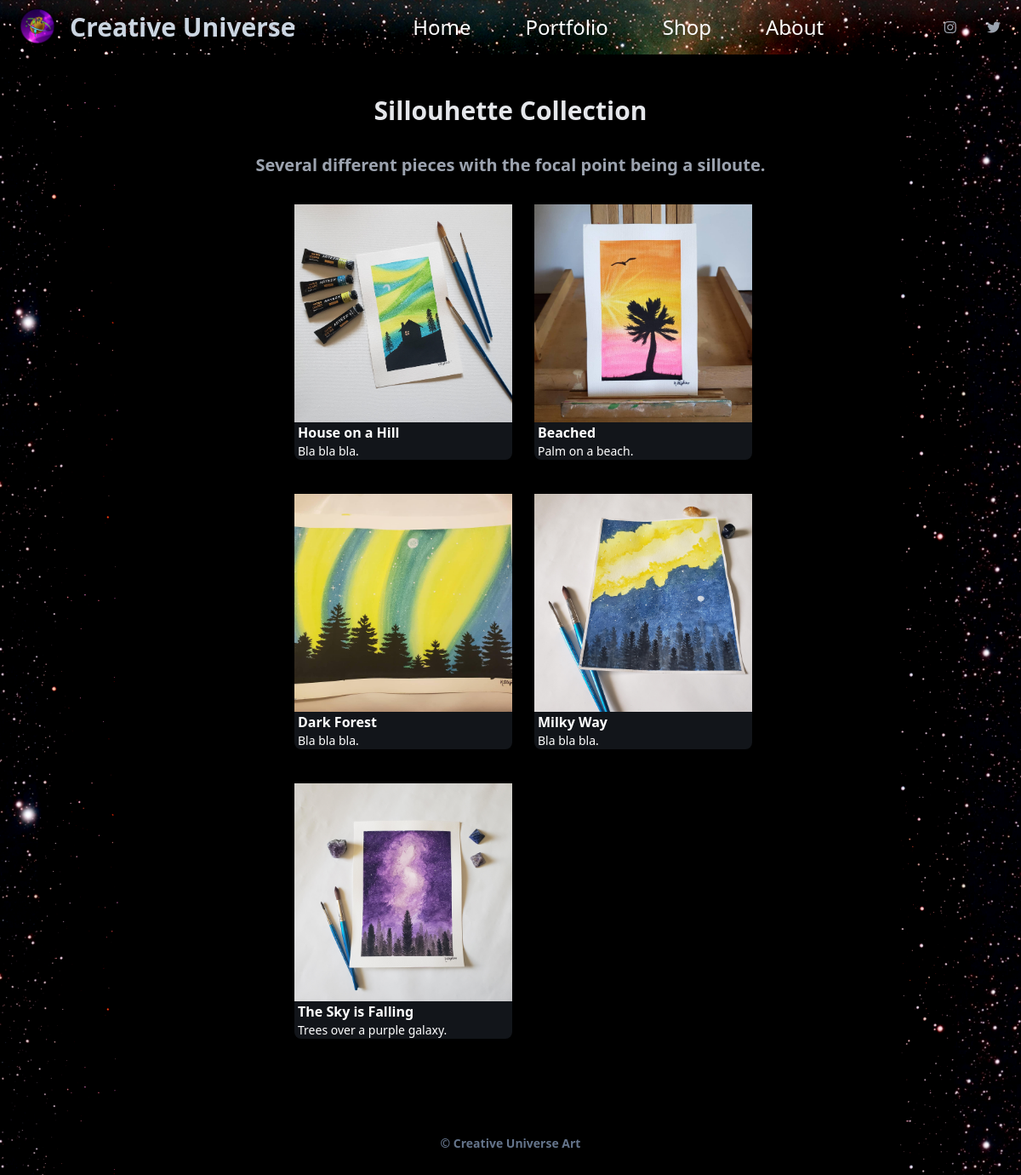
Page /portfolio/collections/details/3 on the committed database.
### artpage/models.py (models this page shows, shortened)
class Collection(models.Model):
    name= models.CharField(max_length=50)
    description= models.CharField(max_length=500)
    image= models.ImageField(blank=True, upload_to='collections/')
    last_updated= models.DateTimeField(auto_now=True)
    objects = models.Manager()
    all_collections = CollectionManager()

class ArtPiece(models.Model):
   title= models.CharField(max_length=50)
   description= models.CharField(max_length=100)
   art_type= models.ForeignKey(ArtType, on_delete=models.CASCADE)
   canvas_size= models.CharField(max_length= 8, blank=True)
   image= models.ImageField(upload_to='artwork/')
   uploaded= models.DateField(auto_now_add=True)
   collection= models.ForeignKey(Collection, blank=True, on_delete=models.PROTECT, null=True)
   objects = models.Manager()
   no_collection = NoCollectionManager()
   creator= models.ForeignKey(Creator, on_delete=models.PROTECT, blank=True, null=True)

### artpage/views.py (the view)
# urls.py: path('collections/details/<int:pk>', views.CollectionDetailView.as_view(), name='collection_detail'),
class CollectionDetailView(DetailView):
    model = Collection
    template_name = 'collection_detail.html'
    context_object_name = 'collection'

### artpage/templates/collection_detail.html
{% extends 'index.html' %}
{% block content %}
{% if collection %}
<div class="flex flex-col items-center mx-auto mt-10 pb-4 px-20 md:px-6">
    <h1 class="flex-1 w-auto text-3xl mt-2 mb-6 text-gray-200 font-bold">{{collection.name}} Collection</h1>
    <h2 class="flex-1 w-auto text-xl mt-2 mb-6 text-gray-400 font-bold">{{collection.description}}</h2>
    <div class="grid lg:grid-cols-2 xl:grid-cols-3 gap-10 px-2 py-2 mx-auto w-3/4 xl:w-3/4 mb-4">
        {% for artpiece in collection.artpiece_set.all %}
        <div class="bg-slate-600 overflow-hidden md:w-64 w-64 mx-2 bg-opacity-25 rounded-b-lg">
            <a href="{% url 'art_detail' artpiece.id %}" ><img src="{{ artpiece.image.url }}" class="h-64 md:h-64 w-full object-cover"alt=""></a>
            <a href="{% url 'art_detail' artpiece.id %}" ><h2 class="font-bold bold_underline pl-1">{{ artpiece.title }}</h2></a>
            <h2 class="font-medium text-sm pl-1">{{ artpiece.description }}</h2>
        </div>
        {% endfor %}
    </div>
{% else %}
<p>Couldn't find this collection, sorry!</p>
{% endif %}
{% endblock %}

### rows in the picture
Collection: name "Sillouhette", description "Several different pieces with the focal point being a silloute."
ArtPiece: image (picture), title "House on a Hill", description "Bla bla bla."
ArtPiece: image (picture), title "Beached", description "Palm on a beach."
ArtPiece: image (picture), title "Dark Forest", description "Bla bla bla."
ArtPiece: image (picture), title "Milky Way", description "Bla bla bla."
ArtPiece: image (picture), title "The Sky is Falling", description "Trees over a purple galaxy."
